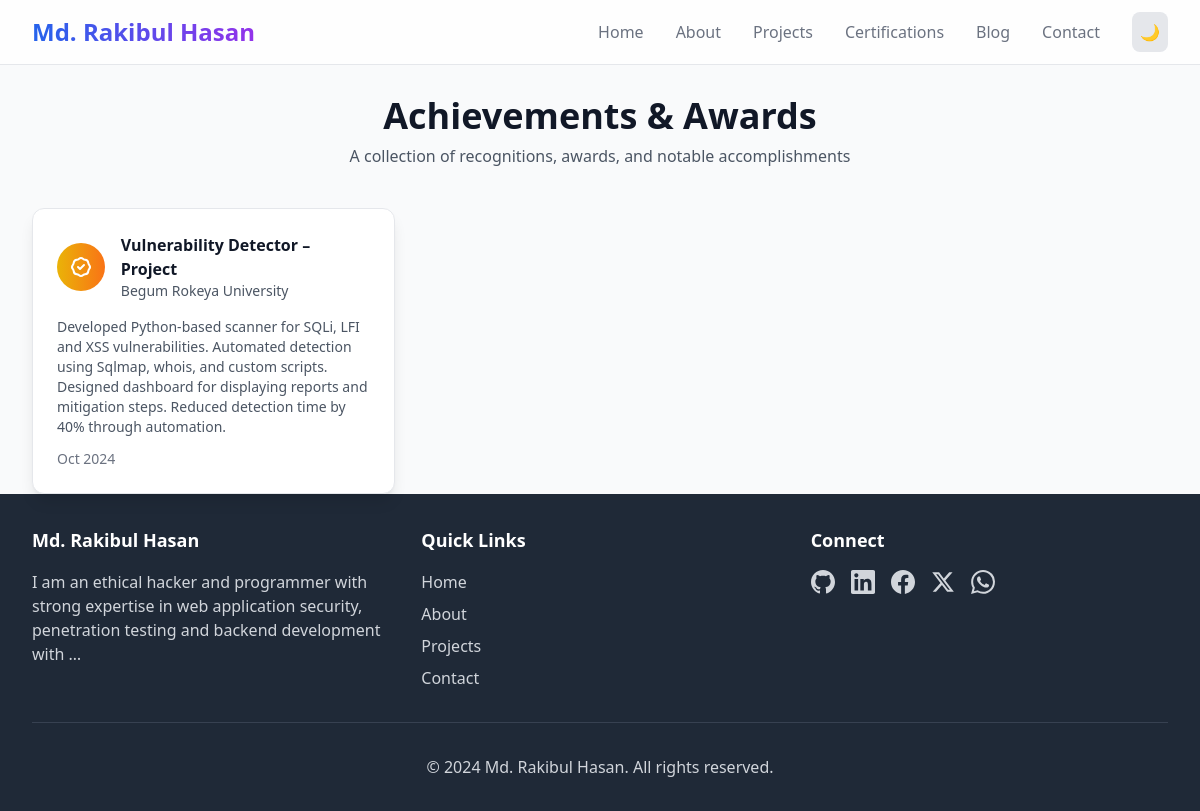
Page /achievements/ on the committed database.
### portfolio/models.py (models this page shows, shortened)
class Achievement(models.Model):
    ACHIEVEMENT_TYPE_CHOICES = [
        ('award', 'Award'),
        ('competition', 'Competition'),
        ('certification', 'Certification'),
        ('publication', 'Publication'),
        ('presentation', 'Presentation'),
        ('project', 'Project'),
        ('other', 'Other'),
    ]
    profile = models.ForeignKey(Profile, on_delete=models.CASCADE, related_name='achievements', help_text='Profile this achievement belongs to')
    title = models.CharField(max_length=200, help_text='Achievement title')
    description = models.TextField(help_text='Description of the achievement')
    achievement_type = models.CharField(max_length=20, choices=ACHIEVEMENT_TYPE_CHOICES, default='award', help_text='Type of achievement')
    organization = models.CharField(max_length=200, blank=True, help_text='Organization or institution')
    date = models.DateField(help_text='Date of achievement')
    certificate_image = models.ImageField(upload_to='achievements/', blank=True, null=True, help_text='Certificate or award image')
    url = models.URLField(blank=True, null=True, help_text='Related URL or verification link')
    featured = models.BooleanField(default=False, help_text='Feature this achievement prominently')
    priority = models.IntegerField(default=0, help_text='Display order (higher numbers appear first)')
    class Meta:
        ordering = ['-priority', '-date']
        verbose_name = "Achievement"
        verbose_name_plural = "Achievements"

class Profile(models.Model):
    name = models.CharField(max_length=100, default='Md. Rakibul Hasan')
    title = models.CharField(max_length=200, default='Ethical Hacker | Junior Penetration Tester | Programmer | Django Developer')
    about = models.TextField(default='I am an ethical hacker and programmer with strong expertise in web application security, penetration testing, and backend development.')
    profile_image = models.ImageField(upload_to='profile/', blank=True, null=True)
    cv_file = models.FileField(upload_to='cv/', blank=True, null=True)
    email = models.EmailField(default='pentester.rakib@gmail.com')
    secondary_email = models.EmailField(default='pentester.rakib@outlook.com', blank=True, help_text='Secondary email address')
    phone = models.CharField(max_length=20, default='+8801309598979', help_text='Phone number with country code')
    whatsapp = models.CharField(max_length=20, default='+8801309598979', help_text='WhatsApp number with country code')
    location = models.CharField(max_length=100, default='Rangpur, Bangladesh')
    github_url = models.URLField(default='https://github.com/dev-rakibul-hasan')
    linkedin_url = models.URLField(default='https://www.linkedin.com/in/dev-rakibul-hasan/')
    facebook_url = models.URLField(default='https://www.facebook.com/HasanRakib.Dev')
    x_url = models.URLField(default='https://x.com/PentesterRakib', blank=True, help_text='X (Twitter) profile URL')
    class Meta:
        verbose_name = "Profile Settings"
        verbose_name_plural = "Profile Settings"

### portfolio/views.py (the view)
# urls.py: path('achievements/', views.achievements, name='achievements'),
def achievements(request):
    try:
        profile = Profile.objects.first()
    except Profile.DoesNotExist:
        profile = None
    qs = Achievement.objects.all().order_by('-priority', '-date')
    paginator = Paginator(qs, 9)
    page_number = request.GET.get('page')
    achievements_page = paginator.get_page(page_number)
    return render(request, 'portfolio/achievements.html', {
        'profile': profile,
        'achievements': achievements_page,
    })

### portfolio/context_processors.py (called while the page is built)
def profile_processor(request):
    try:
        profile = Profile.objects.first()
    except:
        profile = None
    return {
        'profile': profile,
    }

### portfolio/templates/portfolio/achievements.html (shortened to what this page needs)
{% extends 'portfolio/base.html' %}
{% block content %}
<div class="max-w-7xl mx-auto px-4 sm:px-6 lg:px-8 mt-8">
    <div class="text-center mb-10">
        <h1 class="text-3xl lg:text-4xl font-bold text-gray-900 dark:text-white">Achievements & Awards</h1>
        <p class="text-gray-600 dark:text-gray-300 mt-2">A collection of recognitions, awards, and notable accomplishments</p>
    </div>
    <div class="grid grid-cols-1 md:grid-cols-2 lg:grid-cols-3 gap-6">
        {% for achievement in achievements %}
        <div class="rounded-xl p-6 shadow-lg hover:shadow-xl transform hover:-translate-y-1 transition-all duration-200 bg-white dark:bg-gray-800 border border-gray-200 dark:border-gray-700">
            <div class="flex items-center mb-4">
                <div class="w-12 h-12 bg-gradient-to-r from-yellow-500 to-orange-500 rounded-full flex items-center justify-center">
                </div>
                <div class="ml-4">
                    <h3 class="font-semibold text-gray-900 dark:text-white">{{ achievement.title }}</h3>
                    <p class="text-sm text-gray-600 dark:text-gray-400">{{ achievement.organization }}</p>
                </div>
            </div>
            <p class="text-gray-600 dark:text-gray-300 text-sm">{{ achievement.description }}</p>
            <div class="mt-3 flex items-center justify-between text-sm">
                <span class="text-gray-500 dark:text-gray-400">{{ achievement.date|date:"M Y" }}</span>
            </div>
        </div>
        {% empty %}
        <div class="col-span-full text-center py-16">
            <p class="text-gray-500 dark:text-gray-400">No achievements added yet.</p>
        </div>
        {% endfor %}
    </div>
</div>
{% endblock %}

### portfolio/templates/portfolio/base.html (shortened to what this page needs)
{% load static %}
<!DOCTYPE html>
<html lang="en">
<head>
    <script src="https://cdn.tailwindcss.com"></script>
</head>
<body class="bg-gray-50 dark:bg-gray-900 text-gray-900 dark:text-gray-100 transition-colors duration-300">
    <nav class="fixed top-0 w-full bg-white/80 dark:bg-gray-900/80 backdrop-blur-md border-b border-gray-200 dark:border-gray-700 z-50">
        <div class="max-w-7xl mx-auto px-4 sm:px-6 lg:px-8">
            <div class="flex justify-between items-center h-16">
                <a href="/" class="text-2xl font-bold bg-gradient-to-r from-blue-600 to-purple-600 bg-clip-text text-transparent">
                </a>
                <div class="hidden md:flex items-center space-x-4 lg:space-x-8">
                    <a href="/" class="text-sm lg:text-base text-secondary hover:text-gradient-1 transition-colors duration-200">Home</a>
                    <a href="/about/" class="text-sm lg:text-base text-secondary hover:text-gradient-1 transition-colors duration-200">About</a>
                    <a href="/projects/" class="text-sm lg:text-base text-secondary hover:text-gradient-1 transition-colors duration-200">Projects</a>
                    <a href="/certifications/" class="hidden lg:block text-sm lg:text-base text-secondary hover:text-gradient-1 transition-colors duration-200">Certifications</a>
                    <a href="/blog/" class="text-sm lg:text-base text-secondary hover:text-gradient-1 transition-colors duration-200">Blog</a>
                    <a href="/contact/" class="text-sm lg:text-base text-secondary hover:text-gradient-1 transition-colors duration-200">Contact</a>
                    <button id="theme-toggle" class="p-1.5 lg:p-2 rounded-lg bg-gray-200 dark:bg-gray-700 hover:bg-gray-300 dark:hover:bg-gray-600 transition-colors duration-200" onclick="toggleTheme()">
                        <span id="theme-icon" class="text-sm lg:text-base">🌙</span>
                    </button>
                </div>
            </div>
        </div>
    </nav>
    <main class="pt-16">
        {% block content %}{% endblock %}
    </main>
    <footer class="bg-gray-800 dark:bg-gray-900 text-white py-8">
        <div class="max-w-7xl mx-auto px-4 sm:px-6 lg:px-8">
            <div class="grid grid-cols-1 md:grid-cols-3 gap-8">
                <div>
                    <h3 class="text-lg font-semibold mb-4">{{ profile.name|default:"Md. Rakibul Hasan" }}</h3>
                    <p class="text-gray-300">{{ profile.about|default:"Cybersecurity professional with expertise in ethical hacking and penetration testing."|truncatewords:20 }}</p>
                </div>
                <div>
                    <h3 class="text-lg font-semibold mb-4">Quick Links</h3>
                    <ul class="space-y-2">
                        <li><a href="/" class="text-gray-300 hover:text-white transition-colors">Home</a></li>
                        <li><a href="/about/" class="text-gray-300 hover:text-white transition-colors">About</a></li>
                        <li><a href="/projects/" class="text-gray-300 hover:text-white transition-colors">Projects</a></li>
                        <li><a href="/contact/" class="text-gray-300 hover:text-white transition-colors">Contact</a></li>
                    </ul>
                </div>
                <div>
                    <h3 class="text-lg font-semibold mb-4">Connect</h3>
                    <div class="flex space-x-4">
                        {% if profile.github_url %}
                        <a href="{{ profile.github_url }}" class="text-gray-300 hover:text-white transition-colors" target="_blank" title="GitHub">
                        </a>
                        {% endif %}
                        {% if profile.linkedin_url %}
                        <a href="{{ profile.linkedin_url }}" class="text-gray-300 hover:text-white transition-colors" target="_blank" title="LinkedIn">
                        </a>
                        {% endif %}
                        {% if profile.facebook_url %}
                        <a href="{{ profile.facebook_url }}" class="text-gray-300 hover:text-white transition-colors" target="_blank" title="Facebook">
                        </a>
                        {% endif %}
                        {% if profile.x_url %}
                        <a href="{{ profile.x_url }}" class="text-gray-300 hover:text-white transition-colors" target="_blank" title="X (Twitter)">
                            <svg class="w-6 h-6" fill="currentColor" viewBox="0 0 24 24">
                                <path d="M18.244 2.25h3.308l-7.227 8.26 8.502 11.24H16.17l-5.214-6.817L4.99 21.75H1.68l7.73-8.835L1.254 2.25H8.08l4.713 6.231zm-1.161 17.52h1.833L7.084 4.126H5.117z"/>
                            </svg>
                        </a>
                        {% endif %}
                        {% if profile.whatsapp %}
                        <a href="https://wa.me/{{ profile.whatsapp }}" class="text-gray-300 hover:text-white transition-colors" target="_blank" title="WhatsApp">
                        </a>
                        {% endif %}
                    </div>
                </div>
            </div>
            <div class="border-t border-gray-700 mt-8 pt-8 text-center text-gray-300">
                <p>&copy; 2024 {{ profile.name|default:"Md. Rakibul Hasan" }}. All rights reserved.</p>
            </div>
        </div>
    </footer>
</body>
</html>

### rows in the picture
Achievement: title "Vulnerability Detector – Project", organization "Begum Rokeya University", description "Developed Python-based scanner for SQLi, LFI and XSS vulnerabilities. Automated detection using Sqlmap, whois, and custom scripts. Designed dashboard for displaying reports and mitigation steps. Reduced detection time by 40% through automation.", date "Oct 2024"
Profile: name "Md. Rakibul Hasan", about "I am an ethical hacker and programmer with strong expertise in web application security, penetration testing and backend development with …"
